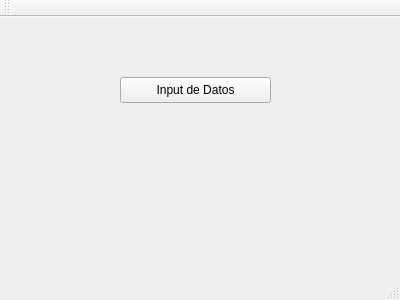
<?xml version="1.0" encoding="UTF-8"?>
<ui version="4.0">
 <class>MainWindow</class>
 <widget class="QMainWindow" name="MainWindow">
  <property name="geometry">
   <rect>
    <x>0</x>
    <y>0</y>
    <width>400</width>
    <height>300</height>
   </rect>
  </property>
  <property name="windowTitle">
   <string>MainWindow</string>
  </property>
  <widget class="QWidget" name="centralWidget">
   <widget class="QPushButton" name="bDataInput">
    <property name="geometry">
     <rect>
      <x>120</x>
      <y>60</y>
      <width>151</width>
      <height>26</height>
     </rect>
    </property>
    <property name="text">
     <string>Input de Datos</string>
    </property>
   </widget>
  </widget>
  <widget class="QMenuBar" name="menuBar">
   <property name="geometry">
    <rect>
     <x>0</x>
     <y>0</y>
     <width>400</width>
     <height>25</height>
    </rect>
   </property>
  </widget>
  <widget class="QToolBar" name="mainToolBar">
   <attribute name="toolBarArea">
    <enum>TopToolBarArea</enum>
   </attribute>
   <attribute name="toolBarBreak">
    <bool>false</bool>
   </attribute>
  </widget>
  <widget class="QStatusBar" name="statusBar"/>
 </widget>
 <layoutdefault spacing="6" margin="11"/>
 <resources/>
 <connections/>
</ui>
